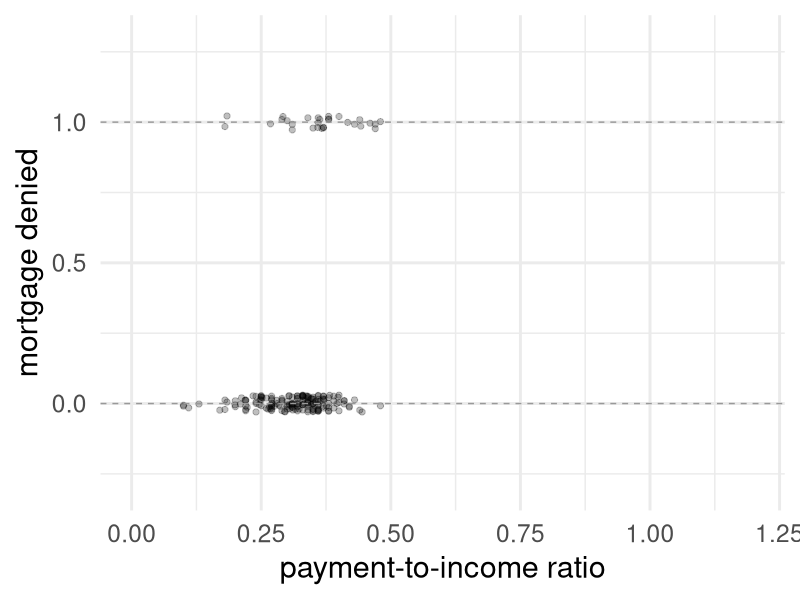
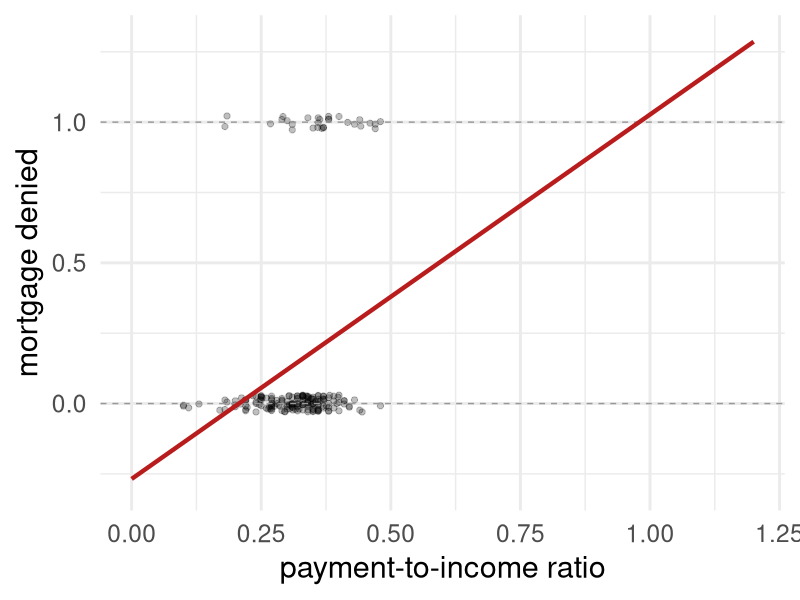
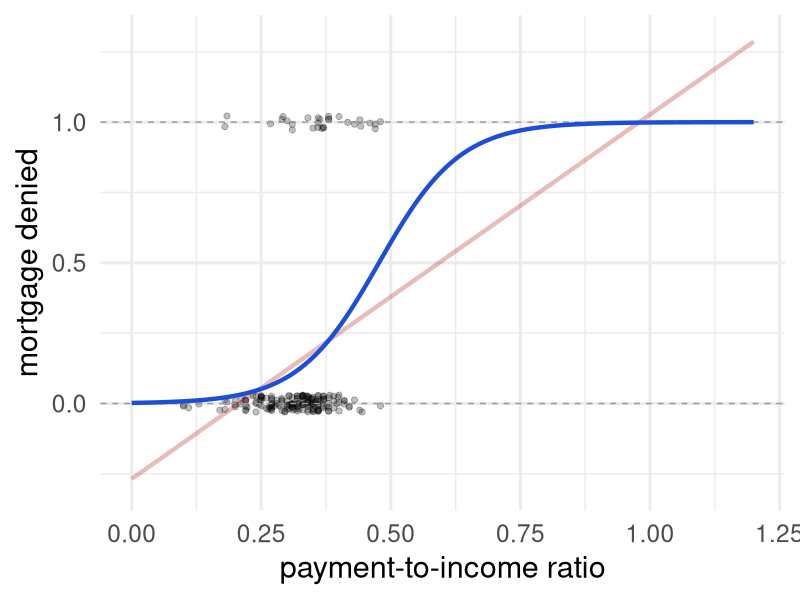

The R script that drew these images, in order:
## ---- chunk 1
#| include: false
library(ggplot2)
data("HMDA", package = "AER")
set.seed(1)
d <- data.frame(pirat = HMDA$pirat, deny = as.numeric(HMDA$deny == "yes"))
d <- d[sample(nrow(d), 200), ]
d$deny_j <- d$deny + runif(nrow(d), -0.03, 0.03)
ols <- lm(deny ~ pirat, data = d)
logit <- glm(deny ~ pirat, data = d, family = binomial)
grid <- data.frame(pirat = seq(0, 1.2, length.out = 200))
grid$ols <- predict(ols, grid)
grid$logit <- predict(logit, grid, type = "response")
base <- ggplot(d, aes(pirat, deny_j)) +
  geom_point(alpha = 0.25, size = 1.8) +
  geom_hline(yintercept = c(0, 1), linetype = "dashed", colour = "grey60") +
  scale_y_continuous(breaks = c(0, 0.5, 1)) +
  coord_cartesian(xlim = c(0, 1.2), ylim = c(-0.3, 1.3)) +
  labs(x = "payment-to-income ratio", y = "mortgage denied") +
  theme_minimal(base_size = 22)
## ---- chunk 2
#| fig-width: 8
#| fig-height: 6
base
## ---- chunk 3
#| fig-width: 8
#| fig-height: 6
base + geom_line(data = grid, aes(pirat, ols), colour = "#b91c1c", linewidth = 1.5)
## ---- chunk 4
#| fig-width: 8
#| fig-height: 6
base +
  geom_line(data = grid, aes(pirat, ols), colour = "#b91c1c", linewidth = 1.5, alpha = 0.3) +
  geom_line(data = grid, aes(pirat, logit), colour = "#1d4ed8", linewidth = 1.5)
